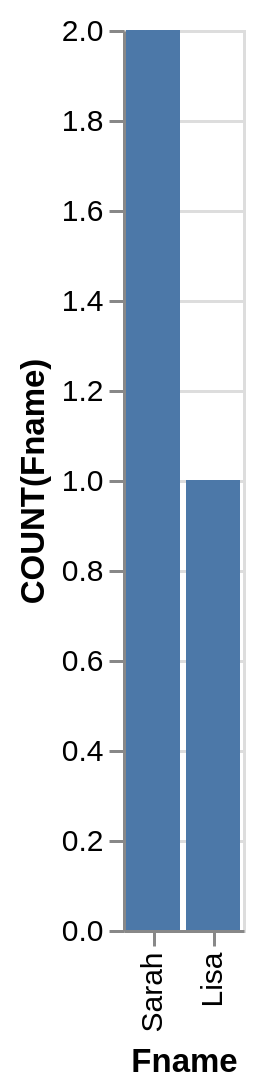

Describe this chart as a Vega-Lite specification.
### Vega-Lite specification from a JSON file in a GitHub repository (floating-point values rounded to 4 significant figures)
{"data": {"values": [{"x_data": "Sarah", "y_data": 2}, {"x_data": "Lisa", "y_data": 1}]}, "mark": "bar", "encoding": {"x": {"field": "x_data", "type": "nominal", "title": "Fname", "sort": "descending"}, "y": {"field": "y_data", "type": "quantitative", "title": "COUNT(Fname)"}}}
